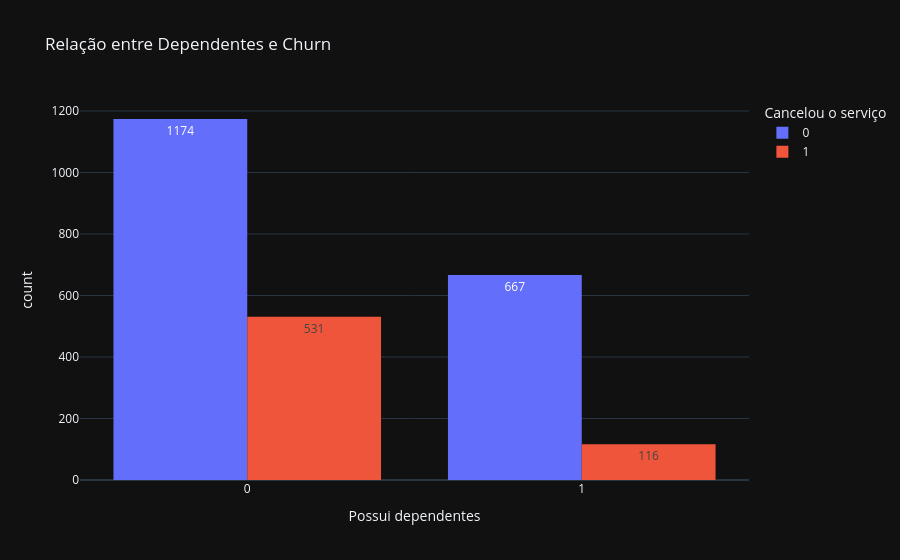

The code cell stored with this chart in its notebook:
### Markdown cell above
## Planejamento da análise bivariada

Para realizar a análise bivariada, foram definidas cinco perguntas sobre possíveis relações entre as características dos clientes e o `Churn`:

1. Existe relação entre ter dependentes e o `Churn`?
2. Pessoas casadas apresentam uma taxa maior de `Churn`?
3. O tempo como cliente influencia o cancelamento?
4. O valor do pagamento mensal influencia o `Churn`?
5. Será feita após a primeira análise.

Para responder às duas primeiras perguntas, serão utilizados **gráficos de barras agrupadas**. Esse tipo de gráfico permite comparar as categorias de cada variável com a quantidade de clientes que cancelaram ou permaneceram no serviço.

Para as perguntas relacionadas às variáveis numéricas, serão utilizados **boxplots**, possibilitando comparar a distribuição do tempo como cliente e do pagamento mensal entre os clientes que cancelaram e os que permaneceram.

A seguir, serão apresentados os códigos utilizados para gerar os gráficos e analisar essas relações.

### Code cell
# Dependentes x Churn
fig = px.histogram(
    df,
    x='Dependentes',
    color='Churn',
    barmode='group',
    text_auto=True,
    title='Relação entre Dependentes e Churn',
    labels={
        'Dependentes': 'Possui dependentes',
        'Churn': 'Cancelou o serviço',
        'count': 'Quantidade de clientes'
    }
)

fig.show()

### Figure 1 — Plotly figure (JSON) as saved in the notebook; plotly's stock layout.template omitted (floating-point values rounded to 4 significant figures; data arrays with more than 128 entries replaced by an {"elided": "..."} marker saying what was removed)
{"data": [{"alignmentgroup": "True", "bingroup": "x", "hovertemplate": "Cancelou o serviço=0<br>Possui dependentes=%{x}<br>count=%{y}<extra></extra>", "legendgroup": "0", "marker": {"color": "#636efa", "pattern": {"shape": ""}}, "name": "0", "offsetgroup": "0", "orientation": "v", "showlegend": true, "texttemplate": "%{value}", "x": {"elided": "1841 int values"}, "xaxis": "x", "yaxis": "y", "type": "histogram"}, {"alignmentgroup": "True", "bingroup": "x", "hovertemplate": "Cancelou o serviço=1<br>Possui dependentes=%{x}<br>count=%{y}<extra></extra>", "legendgroup": "1", "marker": {"color": "#EF553B", "pattern": {"shape": ""}}, "name": "1", "offsetgroup": "1", "orientation": "v", "showlegend": true, "texttemplate": "%{value}", "x": {"elided": "647 int values"}, "xaxis": "x", "yaxis": "y", "type": "histogram"}], "layout": {"xaxis": {"anchor": "y", "domain": [0.0, 1.0], "title": {"text": "Possui dependentes"}}, "yaxis": {"anchor": "x", "domain": [0.0, 1.0], "title": {"text": "count"}}, "legend": {"title": {"text": "Cancelou o serviço"}, "tracegroupgap": 0}, "title": {"text": "Relação entre Dependentes e Churn"}, "barmode": "group"}}
